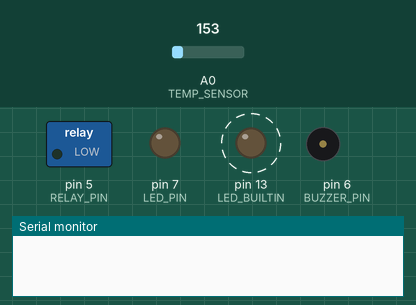
The sketch below on a simulated Arduino Uno, built with avr-gcc and run on an emulated ATmega328P. Shown: switched loads named in the sketch (green lamp = pin HIGH), output pins drawn as LEDs (lit = HIGH), buzzer (waves = sounding, pin HIGH), the last lines printed to the serial monitor. Dashed ring = blinking. The inputs (shaded band) are chosen by the test bench; at power-on: A0 (TEMP_SENSOR) = 153.

Above: at 2.2 s.
2.3 s: A0 (TEMP_SENSOR) set to 172
At 3.8 s:
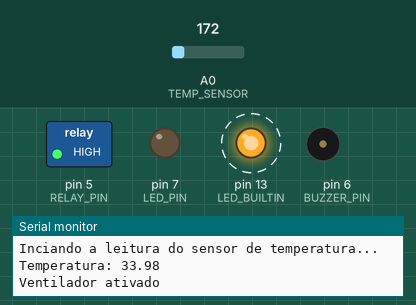
6.3 s: A0 (TEMP_SENSOR) set to 222
At 7.8 s:
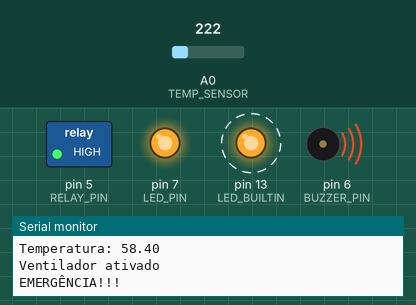
10.3 s: A0 (TEMP_SENSOR) set to 191
At 12.9 s:
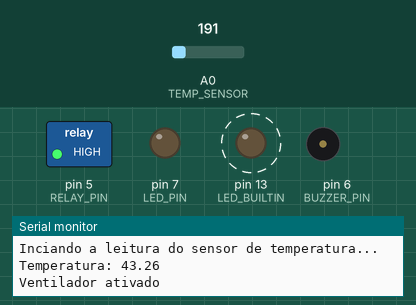
14.3 s: A0 (TEMP_SENSOR) set to 221
At 17.0 s:
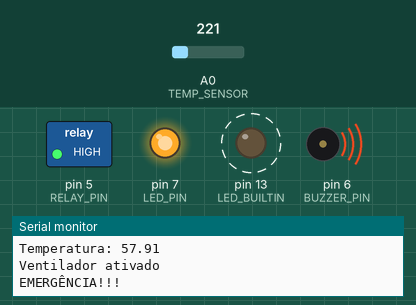
Timing chart, 0 to 19.3 s (numbered marks = the images above; inputs shaded):
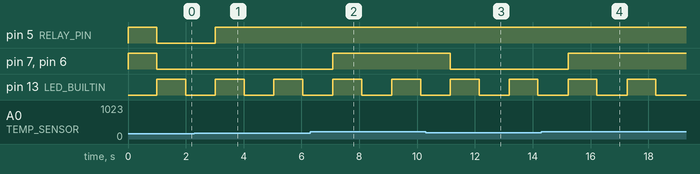

Measured:
- the behaviour switches between 163 and 164 on A0 (TEMP_SENSOR) (found by bisection; images 0 and 1)
- the behaviour switches between 204 and 205 on A0 (TEMP_SENSOR) (found by bisection; images 1 and 2)
- after the input at 2.3 s, pin 5 (RELAY_PIN): LOW → HIGH after 0.72 s
- after the input at 6.3 s, pin 7 (LED_PIN), pin 6 (BUZZER_PIN): LOW → HIGH after 0.79 s
- after the input at 10.3 s, pin 7 (LED_PIN), pin 6 (BUZZER_PIN): HIGH → LOW after 0.85 s
- after the input at 14.3 s, pin 7 (LED_PIN), pin 6 (BUZZER_PIN): LOW → HIGH after 0.92 s
- by itself, pin 13 (LED_BUILTIN): alternates HIGH for 1.0 s and LOW for 1.0 s

The sketch:

projeto_estufa1.ino
```cpp
// Projeto de controlador para estufa
//

#define LED_PIN 7
#define BUZZER_PIN 6
#define RELAY_PIN 5
#define TEMP_SENSOR A0


float volt = 0.0;
float temp_C = 0.0;

void setup()
{
  //Incializando a serial
  Serial.begin(9600);

  //definindo as portas
  pinMode(RELAY_PIN, OUTPUT);
  pinMode(BUZZER_PIN, OUTPUT);
  pinMode(LED_PIN, OUTPUT);
  pinMode(LED_BUILTIN, OUTPUT);
  pinMode (TEMP_SENSOR, INPUT);

  //Testando o funcionamento do LED e do Buzzer e do Fan
  digitalWrite(RELAY_PIN, HIGH);
  digitalWrite(BUZZER_PIN, HIGH);
  digitalWrite(LED_PIN, HIGH);
  delay(1000); // Wait for 2000 millisecond(s)
  digitalWrite(RELAY_PIN, LOW);
  digitalWrite(BUZZER_PIN, LOW);
  digitalWrite(7, LOW);
}

void loop()
{
  volt=analogRead(TEMP_SENSOR) * (5.0 / 1023.0);
  temp_C = (volt-0.5) * 100;

  digitalWrite(LED_BUILTIN, HIGH);
  delay(1000); // Wait for 1000 millisecond(s)
  digitalWrite(LED_BUILTIN, LOW);
  delay(1000); // Wait for 1000 millisecond(s)
  Serial.println("Inciando a leitura do sensor de temperatura...");
  volt=analogRead(TEMP_SENSOR) * 5.0 / 1024.0;
  temp_C = ((volt - 0.5) * 100);
  Serial.print("Temperatura: ");
  Serial.println(temp_C);

  //Verificando se a temperatura é maior que 30 para acionar o ventilador
  if(temp_C>=30.0){
  	//Habilitando o ventilador
    Serial.println("Ventilador ativado");
    digitalWrite(RELAY_PIN, HIGH);

    if(temp_C>50.0){
      	//Habilitando o modo de emergencia
  		Serial.println("EMERGÊNCIA!!!");
      	digitalWrite(LED_PIN, HIGH);
    	digitalWrite(BUZZER_PIN, HIGH);
    }
    else{
    	//Desabilitando o modo de emergencia
      	digitalWrite(LED_PIN, LOW);
    	digitalWrite(BUZZER_PIN, LOW);
    }

  }
  else{
  	//Serial.println("Ventilador desligado");
    digitalWrite(RELAY_PIN,LOW);
    digitalWrite(LED_PIN, LOW);
    digitalWrite(BUZZER_PIN, LOW);
  }
}
```
